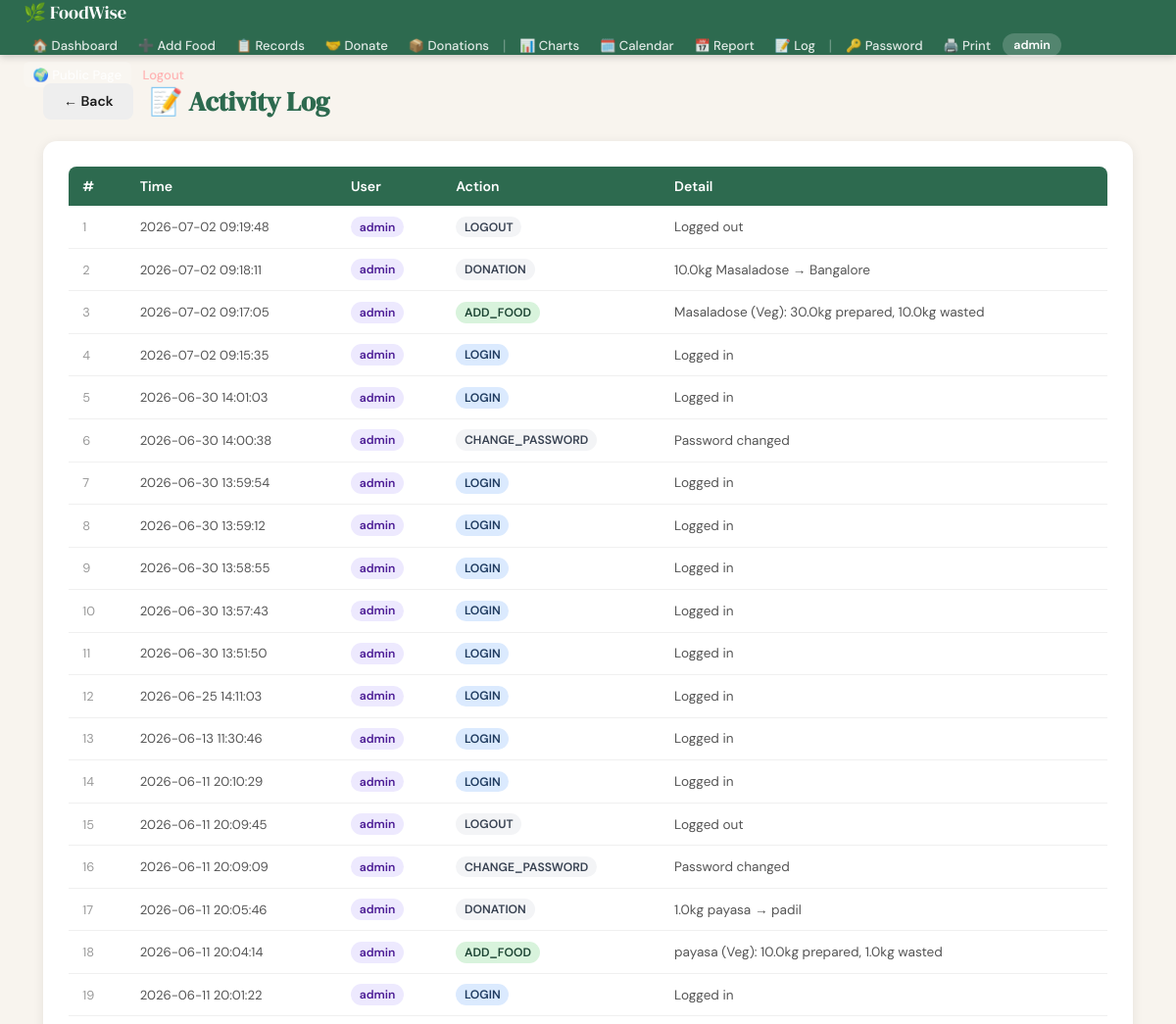
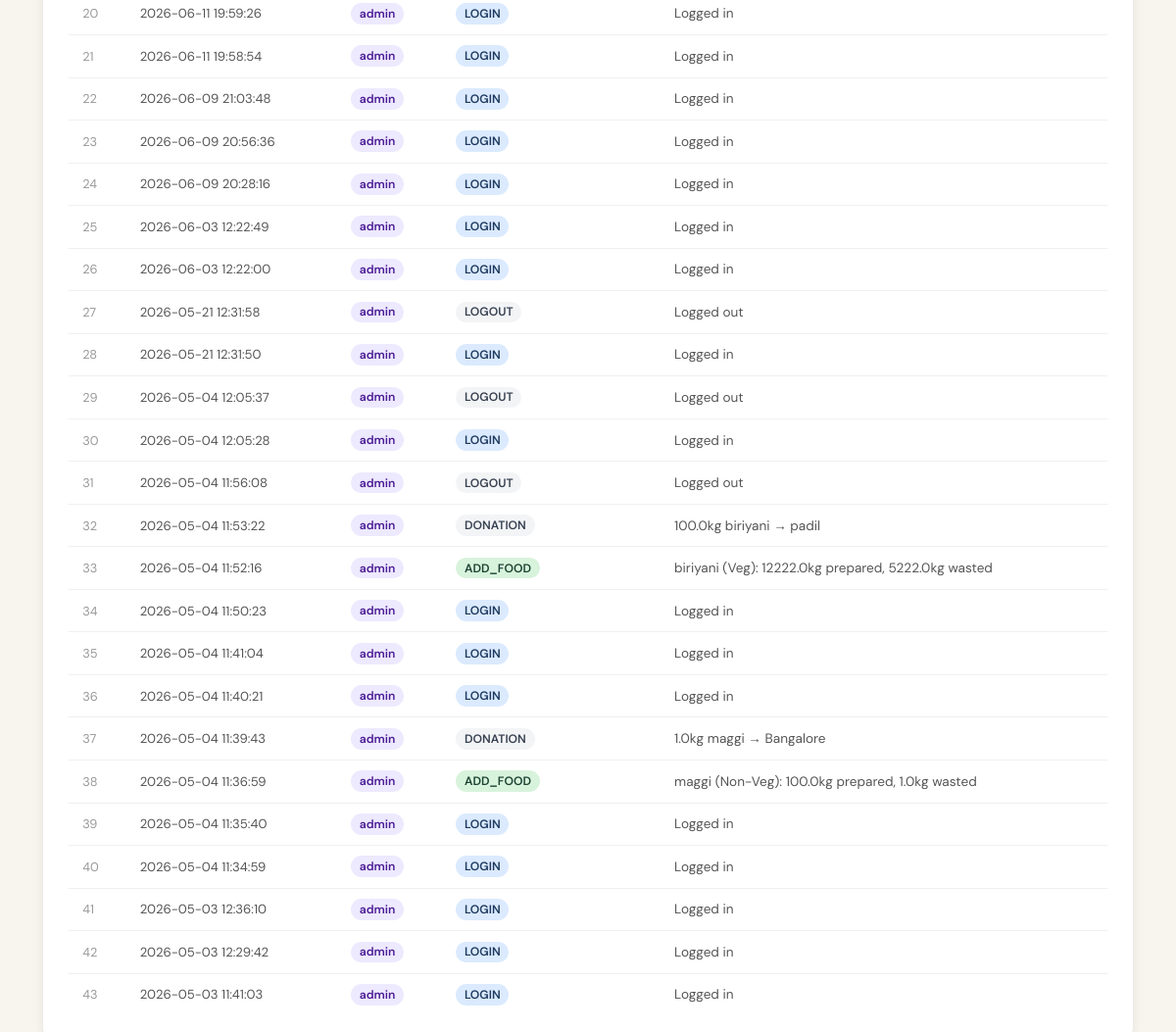
The app's page /log (signed in) with its own data (2 pictures, top to bottom).
### tables this page shows
CREATE TABLE activity_log (
        id INTEGER PRIMARY KEY AUTOINCREMENT,
        username TEXT NOT NULL,
        action TEXT NOT NULL,
        detail TEXT,
        timestamp TEXT NOT NULL);

### app.py (the view)
@app.route('/log')
@require_login
def activity_log():
    conn = get_db()
    logs = conn.execute("SELECT * FROM activity_log ORDER BY timestamp DESC LIMIT 200").fetchall()
    conn.close()
    return render_template('activity_log.html', logs=logs)

### app.py (called while the page is built)
def get_db():
    conn = sqlite3.connect(DB_NAME)
    conn.row_factory = sqlite3.Row
    return conn

def require_login(f):
    from functools import wraps
    @wraps(f)
    def decorated(*args, **kwargs):
        if 'user' not in session:
            return redirect(url_for('login'))
        return f(*args, **kwargs)
    return decorated

### templates/activity_log.html (shortened to what this page needs)
{% extends "base.html" %}
{% block content %}
<div style="display:flex;align-items:center;gap:1rem;margin-bottom:1.4rem;">
    <a href="{{ url_for('dashboard') }}" class="btn btn-secondary">← Back</a>
    <h1 style="margin:0;">📝 Activity Log</h1>
</div>
<div class="card">
{% if logs %}
<table>
    <thead><tr><th>#</th><th>Time</th><th>User</th><th>Action</th><th>Detail</th></tr></thead>
    <tbody>
    {% for log in logs %}
    <tr>
        <td style="color:#999;font-size:.8rem;">{{ loop.index }}</td>
        <td style="font-size:.82rem;color:#555;white-space:nowrap;">{{ log.timestamp }}</td>
        <td><span class="badge badge-purple">{{ log.username }}</span></td>
        <td>
            {% if 'ADD' in log.action %}
                <span class="badge badge-green">{{ log.action }}</span>
            {% elif 'DELETE' in log.action %}
                <span class="badge badge-red">{{ log.action }}</span>
            {% elif 'EDIT' in log.action or 'UPDATE' in log.action %}
                <span class="badge badge-orange">{{ log.action }}</span>
            {% elif 'LOGIN' in log.action %}
                <span class="badge badge-blue">{{ log.action }}</span>
            {% else %}
                <span class="badge badge-gray">{{ log.action }}</span>
            {% endif %}
        </td>
        <td style="font-size:.85rem;color:#555;">{{ log.detail or '—' }}</td>
    </tr>
    {% endfor %}
    </tbody>
</table>
{% else %}
<div class="empty-state">
    <div class="icon">📝</div>
    <p>No activity recorded yet. Actions will appear here once you start using the system.</p>
</div>
{% endif %}
</div>
{% endblock %}

### templates/base.html (style rules this page uses)
*, *::before, *::after { box-sizing: border-box; margin: 0; padding: 0; }
:root { --green:#2d6a4f; --green-l:#52b788; --cream:#f8f4ee; --brown:#7c4f2a; --red:#c0392b; --text:#1a1a1a; --muted:#666; --border:#ddd; --white:#ffffff; --shadow:0 2px 12px rgba(0,0,0,.08); }
body { font-family:'DM Sans',sans-serif; background:var(--cream); color:var(--text); min-height:100vh; }
.card { background:#fff; border-radius:14px; padding:1.6rem; box-shadow:var(--shadow); }
h1 { font-family:'DM Serif Display',serif; font-size:1.7rem; margin-bottom:1.3rem; color:var(--green); }
.btn { display:inline-block; padding:.6rem 1.3rem; border-radius:8px; font-family:inherit; font-size:.88rem; font-weight:600; cursor:pointer; border:none; text-decoration:none; transition:opacity .2s,transform .1s; }
.btn-secondary { background:#eee; color:var(--text); }
table { width:100%; border-collapse:collapse; font-size:.88rem; }
th { background:var(--green); color:#fff; padding:.7rem .9rem; text-align:left; font-weight:600; }
th:first-child { border-radius:8px 0 0 0; }
th:last-child { border-radius:0 8px 0 0; }
td { padding:.65rem .9rem; border-bottom:1px solid #f0f0f0; }
tr:last-child td { border-bottom:none; }
.badge { display:inline-block; padding:.18rem .55rem; border-radius:20px; font-size:.76rem; font-weight:600; }
.badge-green { background:#d8f3dc; color:#1b4332; }
.badge-blue { background:#dbeafe; color:#1e3a5f; }
.badge-purple { background:#ede9fe; color:#4c1d95; }
.badge-gray { background:#f3f4f6; color:#374151; }

### records on screen
activity_log: timestamp "2026-07-02 09:19:48", username "admin", action "LOGOUT", detail "Logged out"
activity_log: timestamp "2026-07-02 09:18:11", username "admin", action "DONATION", detail "10.0kg Masaladose → Bangalore"
activity_log: timestamp "2026-07-02 09:17:05", username "admin", action "ADD_FOOD", detail "Masaladose (Veg): 30.0kg prepared, 10.0kg wasted"
activity_log: timestamp "2026-07-02 09:15:35", username "admin", action "LOGIN", detail "Logged in"
activity_log: timestamp "2026-06-30 14:01:03", username "admin", action "LOGIN", detail "Logged in"
activity_log: timestamp "2026-06-30 14:00:38", username "admin", action "CHANGE_PASSWORD", detail "Password changed"
activity_log: timestamp "2026-06-30 13:59:54", username "admin", action "LOGIN", detail "Logged in"
activity_log: timestamp "2026-06-30 13:59:12", username "admin", action "LOGIN", detail "Logged in"
activity_log: timestamp "2026-06-30 13:58:55", username "admin", action "LOGIN", detail "Logged in"
activity_log: timestamp "2026-06-30 13:57:43", username "admin", action "LOGIN", detail "Logged in"
activity_log: timestamp "2026-06-30 13:51:50", username "admin", action "LOGIN", detail "Logged in"
activity_log: timestamp "2026-06-25 14:11:03", username "admin", action "LOGIN", detail "Logged in"
activity_log: timestamp "2026-06-13 11:30:46", username "admin", action "LOGIN", detail "Logged in"
activity_log: timestamp "2026-06-11 20:10:29", username "admin", action "LOGIN", detail "Logged in"
activity_log: timestamp "2026-06-11 20:09:45", username "admin", action "LOGOUT", detail "Logged out"
activity_log: timestamp "2026-06-11 20:09:09", username "admin", action "CHANGE_PASSWORD", detail "Password changed"
activity_log: timestamp "2026-06-11 20:05:46", username "admin", action "DONATION", detail "1.0kg payasa → padil"
activity_log: timestamp "2026-06-11 20:04:14", username "admin", action "ADD_FOOD", detail "payasa (Veg): 10.0kg prepared, 1.0kg wasted"
activity_log: timestamp "2026-06-11 20:01:22", username "admin", action "LOGIN", detail "Logged in"
activity_log: timestamp "2026-06-11 19:59:26", username "admin", action "LOGIN", detail "Logged in"
activity_log: timestamp "2026-06-11 19:58:54", username "admin", action "LOGIN", detail "Logged in"
activity_log: timestamp "2026-06-09 21:03:48", username "admin", action "LOGIN", detail "Logged in"
activity_log: timestamp "2026-06-09 20:56:36", username "admin", action "LOGIN", detail "Logged in"
activity_log: timestamp "2026-06-09 20:28:16", username "admin", action "LOGIN", detail "Logged in"
activity_log: timestamp "2026-06-03 12:22:49", username "admin", action "LOGIN", detail "Logged in"
activity_log: timestamp "2026-06-03 12:22:00", username "admin", action "LOGIN", detail "Logged in"
activity_log: timestamp "2026-05-21 12:31:58", username "admin", action "LOGOUT", detail "Logged out"
activity_log: timestamp "2026-05-21 12:31:50", username "admin", action "LOGIN", detail "Logged in"
activity_log: timestamp "2026-05-04 12:05:37", username "admin", action "LOGOUT", detail "Logged out"
activity_log: timestamp "2026-05-04 12:05:28", username "admin", action "LOGIN", detail "Logged in"
activity_log: timestamp "2026-05-04 11:56:08", username "admin", action "LOGOUT", detail "Logged out"
activity_log: timestamp "2026-05-04 11:53:22", username "admin", action "DONATION", detail "100.0kg biriyani → padil"
activity_log: timestamp "2026-05-04 11:52:16", username "admin", action "ADD_FOOD", detail "biriyani (Veg): 12222.0kg prepared, 5222.0kg wasted"
activity_log: timestamp "2026-05-04 11:50:23", username "admin", action "LOGIN", detail "Logged in"
activity_log: timestamp "2026-05-04 11:41:04", username "admin", action "LOGIN", detail "Logged in"
activity_log: timestamp "2026-05-04 11:40:21", username "admin", action "LOGIN", detail "Logged in"
activity_log: timestamp "2026-05-04 11:39:43", username "admin", action "DONATION", detail "1.0kg maggi → Bangalore"
activity_log: timestamp "2026-05-04 11:36:59", username "admin", action "ADD_FOOD", detail "maggi (Non-Veg): 100.0kg prepared, 1.0kg wasted"
activity_log: timestamp "2026-05-04 11:35:40", username "admin", action "LOGIN", detail "Logged in"
activity_log: timestamp "2026-05-04 11:34:59", username "admin", action "LOGIN", detail "Logged in"
activity_log: timestamp "2026-05-03 12:36:10", username "admin", action "LOGIN", detail "Logged in"
activity_log: timestamp "2026-05-03 12:29:42", username "admin", action "LOGIN", detail "Logged in"
activity_log: timestamp "2026-05-03 11:41:03", username "admin", action "LOGIN", detail "Logged in"

### other values on screen
{{ session.user }} "admin"
